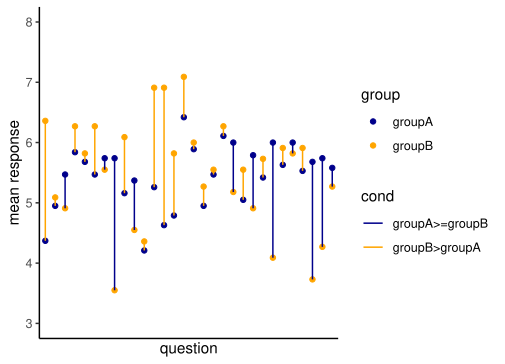

Write R code to recreate this figure.
library(tidyr)
library(dplyr)
library(ggplot2)
library(lme4)

data <- read.csv("C:\\Users\\user\\Desktop\\scatterplot1_data.csv")
data$group <- as.factor(data$group)
data_long <- data %>%
  gather(id, response, Q1:Q30, factor_key=TRUE) %>%
  drop_na(response)

data2 <- data_long %>%
  group_by(id, group) %>%
  dplyr::summarise(mean=sprintf("%0.2f", mean(response))) %>%
  spread(group,mean)

data2$cond <- ifelse(data2$groupA >= data2$groupB, "groupA>=groupB", "groupB>groupA")
data2 <- gather(data2, group, response, groupA:groupB, factor_key=TRUE)

ggplot(data2, aes(x = id, y = as.numeric(response), color = group)) +
  geom_point()+
  scale_color_manual(values = c("darkblue", "orange")) + 
  theme_classic() + 
  ylab("mean response") + xlab("question") + scale_x_discrete(breaks=NULL) +
  scale_y_continuous(limits = c(3, 8), breaks = seq(3, 8, by = 1)) +
  new_scale_color() + 
  geom_line(aes(group = id, color = cond)) +
  scale_color_manual(values = c("darkblue", "orange"))


# question-by-question comparison between the two groups 

ls_data<-unique(data_long$id)
for (i in 1:length(ls_data)){
  temp <- subset(data_long, id==ls_data[i])
  print(ls_data[i])
  print(summary(lm(response ~ group, data=temp))$coefficients, digits = 2)
}



# assume that each question corresponds to a product, and the response is a rating.
# each product is categorised as receiving 'high' or 'low' ratings, 
# depending on the average response for each product relative to the average response for all products.
# (the products are categorised for the two groups separately.)
# is the rating for each product the same across the two groups? 

data_bygroup <- data %>% 
  gather(id, response, Q1:Q30, factor_key=TRUE) %>% 
  group_by(id, group) %>%
  dplyr::summarise(mean=sprintf("%0.2f", mean(response, na.rm=TRUE))) %>%
  drop_na(mean) # average response by group


# average response across all groups for reference
aa <- data %>% 
  gather(id, response, Q1:Q30, factor_key=TRUE) %>% 
  group_by(id) %>%
  dplyr::summarise(mean_all=sprintf("%0.2f", mean(response, na.rm=TRUE))) %>%
  drop_na(mean_all) 
data_bygroup <- merge(data_bygroup, aa, all.x = T) 

data_bygroup %>% 
  group_by(group) %>%
  dplyr::summarise(mean=sprintf("%0.2f", mean(as.numeric(mean))))


# use the values from the output above
data_bygroup$ranking <- ifelse(data_bygroup$group == "groupA" & data_bygroup$mean > 5.46 | 
                                 data_bygroup$group == "groupB" & data_bygroup$mean > 5.50, 
                     "high", "low") # get ranking within each group

data_bygroup <- data_bygroup[c(1, 2, 3, 5, 4)]

bb <- data_bygroup %>% 
  tidyr::unite(temp, mean:ranking, sep = "_") %>% 
  spread(group, temp) %>% 
  separate(groupA, c("groupA_mean", "groupA_ranking"), sep = "_") %>% 
  separate(groupB, c("groupB_mean", "groupB_ranking"), sep = "_")

bb$check <- ifelse(bb$groupA_ranking == bb$groupB_ranking, 
                   "match", "not_match")
View(bb)

# count products with same ranking
xtabs(~ check, bb)

# print products with different ranking
filter(bb, check == 'not_match')
